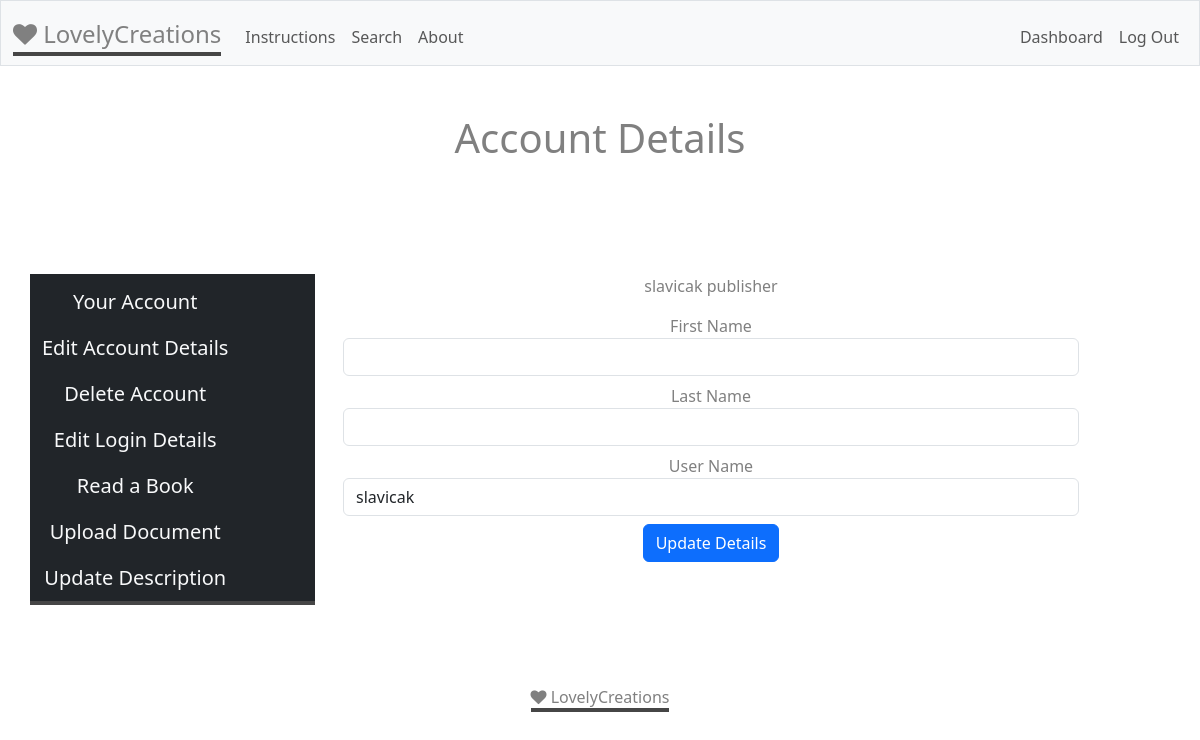
/account (signed in), run on the app's committed database.
### tables this page shows
CREATE TABLE users(
    id INTEGER PRIMARY KEY AUTOINCREMENT NOT NULL, 
    username TEXT NOT NULL, 
    hash TEXT NOT NULL, 
    type TEXT NOT NULL
);

### app.py (the view)
@app.route("/account")
@login_required
def account():
        id = session["user_id"]
        type = db.execute("SELECT type FROM users WHERE id = ?", id)[0]["type"]
        username = db.execute("SELECT username FROM users WHERE id = ?", id)[0]["username"]
        user_rows = db.execute("SELECT * FROM publisher WHERE user_id = ?", id)
        if user_rows:
            return render_template("account.html", username=username, type=type, user_rows=user_rows)
        else:
             return render_template("account.html", username=username, type=type)

### app.py (called while the page is built)
@app.after_request
def after_request(response):
    response.headers["Cache-Control"] = "no-cache, no-store, must-revalidate"
    response.headers["Expires"] = 0
    response.headers["Pragma"] = "no-cache"
    return response

### helpers.py (called while the page is built)
def login_required(f):
    @wraps(f)
    def decorated_function(*args, **kwargs):
        if session.get("user_id") is None:
            return redirect("/login")
        return f(*args, **kwargs)
    return decorated_function

### templates/account.html (shortened to what this page needs)
{% extends "layout.html" %}
{% block main %}
<h1 class="mb-5">Account Details</h1>
<div class="row">
  <nav class="navbar navbar-brand bg-dark col-sm-3 mb-3">
    <div class="container-fluid">
      <ul class="navbar-nav">
        <li class="nav-item">
          <a class="nav-link  text-light" href="/account">Your Account</a>
          <li class="nav-item">
            <a class="nav-link  text-light" href="/edit_account">Edit Account Details</a>
          </li>
          <li class="nav-item" id="delete">
            <a class="nav-link  text-light" href="/delete_account">Delete Account</a>
          </li>
          <li class="nav-item">
            <a class="nav-link  text-light" href="/edit_login">Edit Login Details</a>
          </li>
        </li>
        <li class="nav-item">
          <a class="nav-link  text-light" href="/list_books">Read a Book</a>
        </li>
        {% if type == "publisher" %}
          <li class="nav-item">
            <a class="nav-link  text-light" href="/upload_file">Upload Document</a>
          </li>
          <li class="nav-item">
            <a class="nav-link  text-light" href="/update_desc">Update Description</a>
          </li>
        {% endif %}
      </ul>
    </div>
  </nav>
  <div class="col-lg-8">
    <p>{{username}} {{type}}</p>
    {% if type == "publisher" %}
    <form action="/update_account" method="post">
        <label for="first_name">First Name</label>
        <input class="form-control mb-2" type="text" id="first_name" name="first_name">
        <label for="last_name">Last Name</label>
        <input class="form-control mb-2" type="text" id="last_name" name="last_name">
        <label for="user_name">User Name</label>
        <input class="form-control mb-2" type="text" id="user_name" name="user_name" value="{{username}}">
        <button class="btn btn-primary" type="submit">Update Details</button>
      </form>
      {% endif %}
  </div>
</div>
{% endblock %}

### static/styles.css (style rules this page uses)
body { color:gray; }
.navbar-brand { margin-left: 0; padding-bottom: 0; border-bottom: 4px solid #464646; }
.navbar { align-items: flex-start; }

### data on the page
users: username "slavicak", type "publisher", user_name "slavicak"
